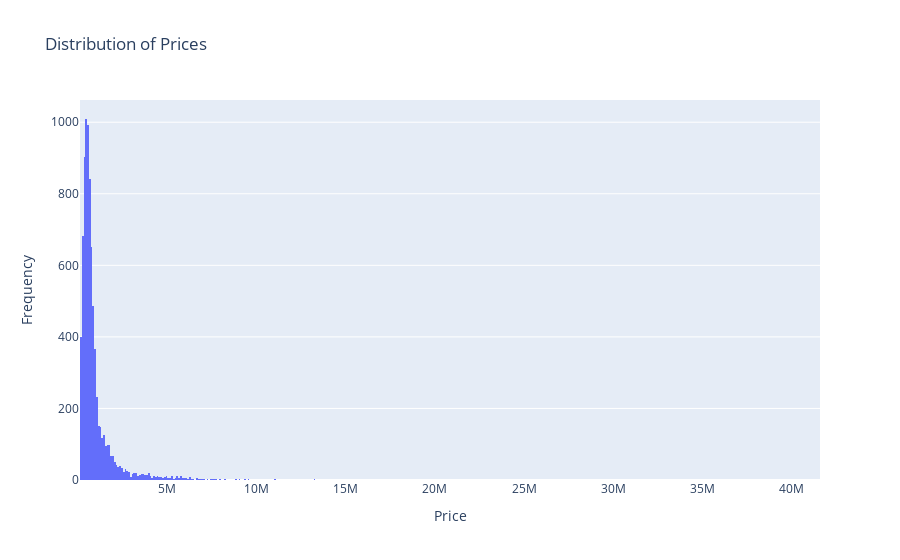

The notebook cell saved with this chart:
### Code cell
# Plot for distribution of prices 

plt.figure(figsize=(6, 6))
fig = px.histogram(df_1, x='Price', title='Distribution of Prices')
fig.update_layout(xaxis_title='Price', yaxis_title='Frequency')
fig.show()

### Figure 1 — Plotly figure (JSON) as saved in the notebook; plotly's stock layout.template omitted (floating-point values rounded to 4 significant figures; data arrays with more than 128 entries replaced by an {"elided": "..."} marker saying what was removed)
{"data": [{"alignmentgroup": "True", "bingroup": "x", "hovertemplate": "Price=%{x}<br>count=%{y}<extra></extra>", "legendgroup": "", "marker": {"color": "#636efa", "pattern": {"shape": ""}}, "name": "", "offsetgroup": "", "orientation": "v", "showlegend": false, "type": "histogram", "x": {"elided": "8369 float values"}, "xaxis": "x", "yaxis": "y"}], "layout": {"barmode": "relative", "legend": {"tracegroupgap": 0}, "title": {"text": "Distribution of Prices"}, "xaxis": {"anchor": "y", "domain": [0, 1], "title": {"text": "Price"}}, "yaxis": {"anchor": "x", "domain": [0, 1], "title": {"text": "Frequency"}}}}
